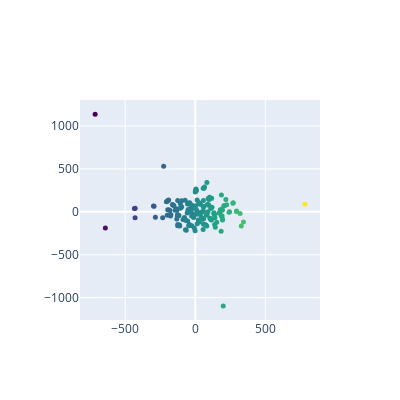

Notebook code for this chart:
### Code cell
tsne_num3(1)

### Figure 1 — Plotly figure (JSON) as saved in the notebook; plotly's stock layout.template omitted (floating-point values rounded to 4 significant figures; data arrays with more than 128 entries replaced by an {"elided": "..."} marker saying what was removed)
{"data": [{"marker": {"color": {"elided": "178 float values"}, "colorscale": [[0, "#440154"], [0.1111, "#482878"], [0.2222, "#3e4989"], [0.3333, "#31688e"], [0.4444, "#26828e"], [0.5556, "#1f9e89"], [0.6667, "#35b779"], [0.7778, "#6ece58"], [0.8889, "#b5de2b"], [1, "#fde725"]], "size": 5}, "mode": "markers", "type": "scatter", "x": {"elided": "178 float values"}, "y": {"elided": "178 float values"}}], "layout": {"height": 400, "width": 400}}
